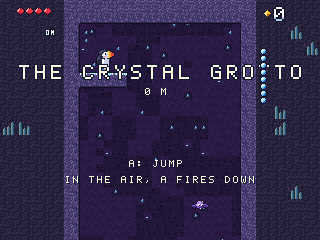
#> input picture games/puffinplunge/docs/screenshots/card.png, 320 x 240 px, found by its file name
$ python make_store_art_board.py
#> lines starting #> are read from the running program, lines starting #| are printed output that depends on the picture; after the words box and inside, x2 and y2 are one past the last pixel; in counts of white or black regions, pixels touching at a corner belong together
#> (the call stopped at in run, `if subprocess.run(cmd, cwd=ROOT, stdout=fh, stderr=subprocess.STDOUT)...`: subprocess is not available in this run)
#> (the call stopped at in build, `sdl_c = subprocess.check_output(["sdl2-config", "--cflags"], text=True..`: subprocess is not available in this run)
### apps/android/tools/make_icon.py
#!/usr/bin/env python3
"""The apps' icons, code-drawn in the house style (docs/art-direction.md): a smooth gold frame (drawn at the icon's
own resolution, never a blown-up small picture) around a tile holding four heroes of the games, 2 x 2, each a 40 x 40
close-up of its launcher card (apps/launcher/cards: the game's pixels) at exactly 5x, so they stay sharp. The free
app: a navy tile; the full app (PROFILE=full): a ruby tile. The heroes: the config's ICON_GAMES (4 game ids).

    make_icon.py --conf apps/android/app.conf --res build/android/free/res [--store dist/android/X-icon-512.png]

Writes the legacy icons (mipmap-*/ic_launcher.png, 48..192 px), the adaptive icon (Android 8+: the tile's colour as
the background and the foreground in mipmap-*/ic_launcher_foreground.png, mipmap-anydpi-v26/ic_launcher.xml) and,
with --store, the 512x512 picture Google Play asks for (store_icon(), also used by make_store_art.py).

RetroStone Board (ICON_STYLE=board in its .conf): the same gold frame around the app's green table, with the white
knight, a die and a card on it, the app's own pictures (--art: knight.png, die.png, card.png, drawn by the app's code:
apps/boardgames/android/icon_art.c, make -f apps/boardgames/Makefile icon-art):

    make_icon.py --conf apps/android/app-board.conf --art build/android/board/icon-art --res build/android/board/res
MIT licence, (c) 2026 Pierre-Louis Boyer (8BCraft).
"""
import argparse
import os
import sys

import numpy as np
from PIL import Image, ImageDraw, ImageFilter

ROOT = os.path.abspath(os.path.join(os.path.dirname(os.path.abspath(__file__)), "..", "..", ".."))
sys.path.insert(0, os.path.join(ROOT, "apps", "launcher", "tools"))
import cards  # noqa: E402  (the launcher cards: the game's pixels at 1x)

NAVY, NAVY_D, FILL = (16, 24, 56), (12, 20, 44), (42, 68, 118)
RUBY, RUBY_FILL = (72, 14, 36), (128, 34, 58)
TABLE = (34, 52, 46)                        # RetroStone Board's table (apps/boardgames/src/shell.c: the dark green)
GOLD_L, GOLD, GOLD_D, OUT = (255, 240, 150), (252, 216, 72), (186, 128, 22), (22, 18, 40)

# each hero's close-up: the top-left corner of a HERO x HERO square in its card (96 x 72, cards.source())
HERO, ZOOM = 40, 5
HEROES = {"beaverrush": (55, 32), "crabcoconut": (8, 32), "duckparade": (20, 22), "frogreach": (13, 2),
          "hedgehoghills": (21, 32), "leadysquid": (25, 8), "molemarbles": (30, 30), "otterrapids": (6, 32),
          "pancaketower": (0, 24), "penguinslalom": (53, 4), "radishrascals": (30, 4), "spiderswing": (33, 32)}

TILE = 480                                  # the framed tile (the store icon: 16 px of the tile's colour around it)
SS = 4                                      # the frame is drawn SS times larger, then smoothed down
CELL, GAP, INSET = HERO * ZOOM, 8, 36       # the heroes' squares: 200 px, 8 px apart, from (36, 36)


# [17 lines left out: functions read_conf, conf_games, not called in this run]


def _rounded(size, box, radius, fill, img=None):
    img = img or Image.new("RGBA", (size * SS, size * SS), (0, 0, 0, 0))
    ImageDraw.Draw(img).rounded_rectangle(tuple(v * SS for v in box), radius * SS, fill=fill)
    return img


def _frame(tile):
    """the gold frame around a tile of one colour, SS times larger (the caller smooths it down)"""
#> called with tile = (34, 52, 46)
    big = None
    # the frame, outside in: an outline, the gold lit from the top left (light) and shaded at the bottom right (dark)
    for box, r, col in (((0, 0, 479, 479), 60, OUT), ((5, 5, 474, 474), 56, GOLD_D), ((5, 5, 468, 468), 56, GOLD),
                        ((10, 10, 463, 463), 52, GOLD_L), ((15, 15, 463, 463), 48, GOLD),
                        ((22, 22, 457, 457), 42, OUT), ((26, 26, 453, 453), 38, tile)):
        big = _rounded(TILE, box, r, col + (255,), big)
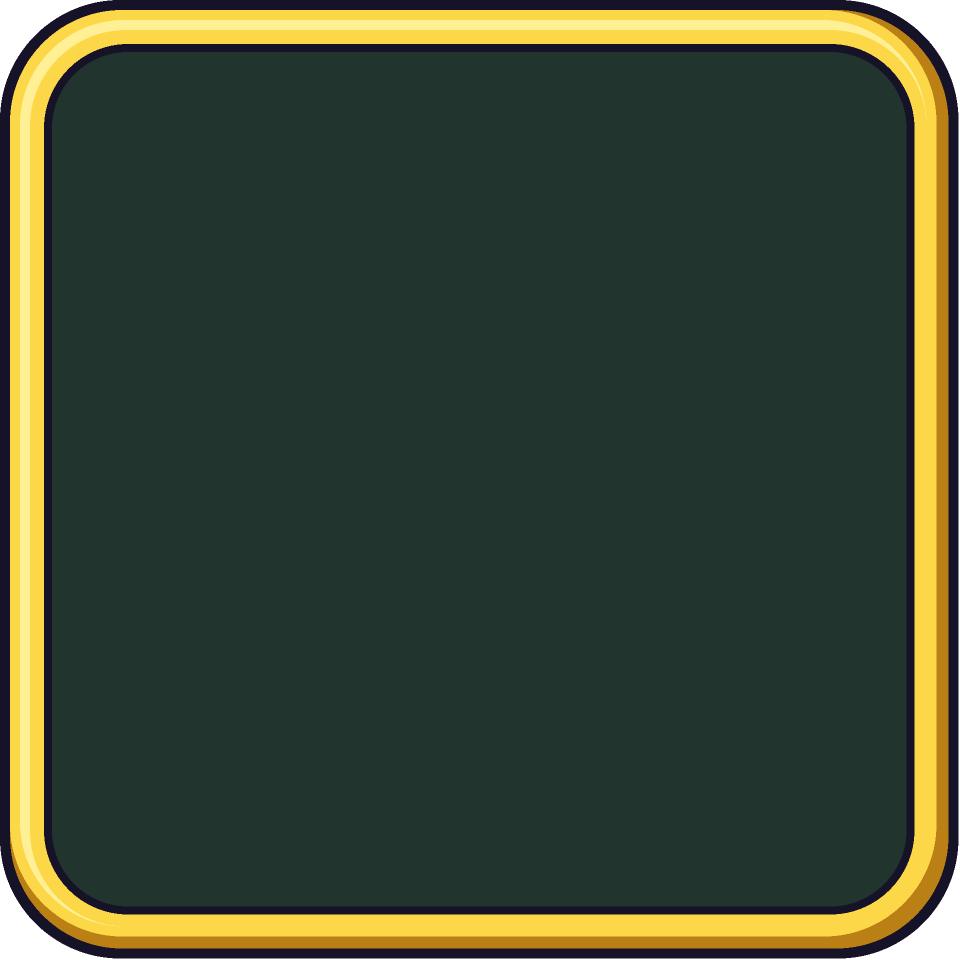
#> big: PIL image 1920x1920 RGBA (shown at 1/2 size); mean R, G, B, A 59, 68.2, 48.4, 250.8; transparent parts drawn white
#> in _rounded (call 8), `img = img or Image.new("RGBA", (size * SS, size * SS), (0, 0, 0, 0))`: img: PIL image 1920x1920 L; every value is 0
#> in _rounded (call 8), `ImageDraw.Draw(img).rounded_rectangle(tuple(v * SS for v in box), radi..`:
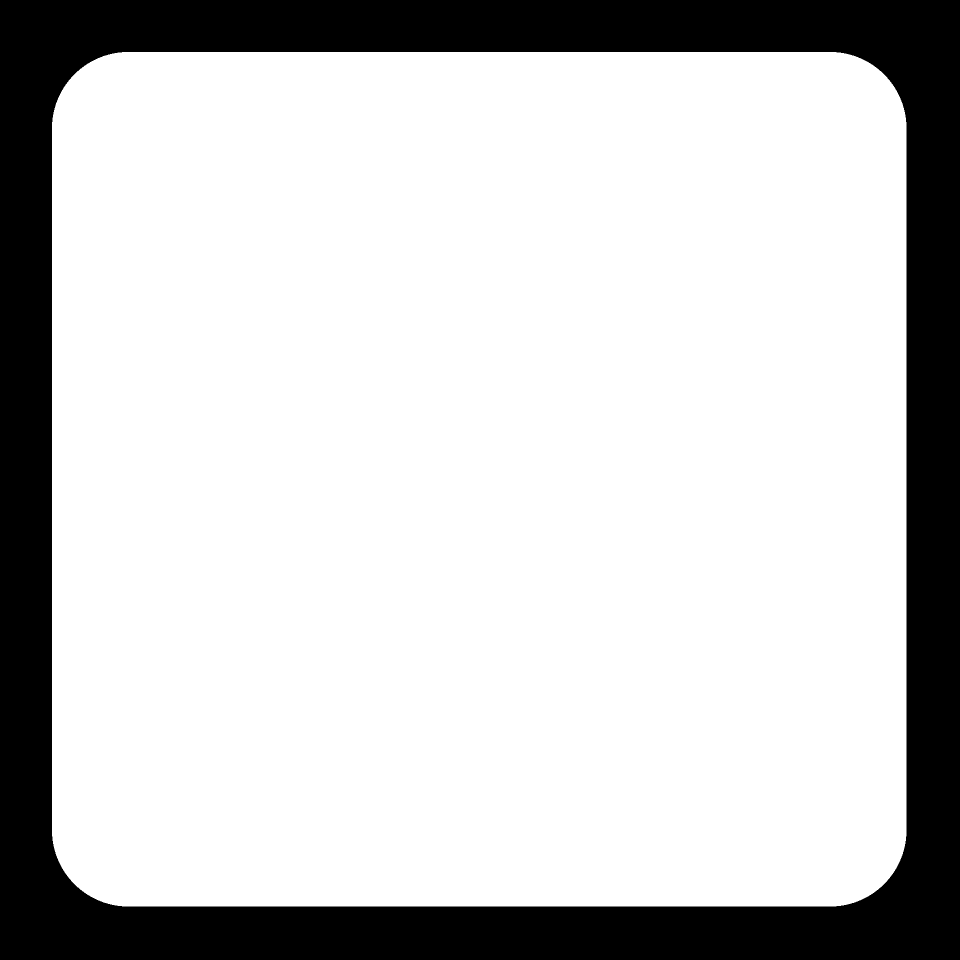
#> img: PIL image 1920x1920 L (shown at 1/2 size); 78.7% white; 1 black region, box (x1, y1, x2, y2) and area: (0, 0, 1920, 1920) 785739
    return big


# [17 lines left out: function tile_icon, not called in this run]


def _shadowed(im, picture, cx, cy, deg=0.0, shadow=0.5):
    """lays picture (RGBA) on im centred at (cx, cy), turned deg degrees, over its soft shadow (the light from the top
    left, as in the app)"""
#> called with cx = 322, cy = 190, deg = -14, shadow = 0.55
    p = picture.rotate(deg, Image.BICUBIC, expand=True) if deg else picture
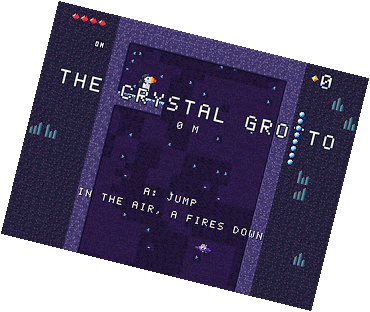
#> p: PIL image 370x312 RGBA; mean R, G, B, A 31.7, 25.8, 48.8, 169.7; transparent parts drawn white
    x, y = int(round(cx - p.width / 2)), int(round(cy - p.height / 2))
#> x = 137; y = 34
    pad = 24
    a = Image.new("L", (p.width + 2 * pad, p.height + 2 * pad), 0)
#> a: PIL image 418x360 L; every value is 0
    a.paste(p.getchannel("A"), (pad, pad))
#> a: PIL image 418x360 L; 51.1% white; 1 black region, box (x1, y1, x2, y2) and area: (0, 0, 418, 360) 73658
    a = a.filter(ImageFilter.GaussianBlur(7)).point(lambda v: int(v * shadow))
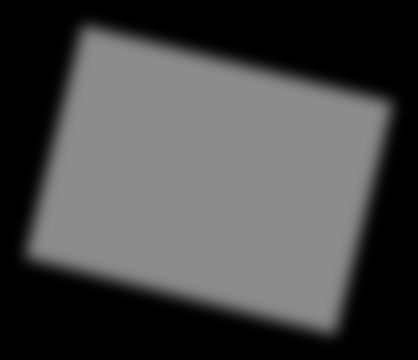
#> a: PIL image 418x360 L; min 0, max 140, mean 71.4
    sh = Image.new("RGBA", a.size, (0, 0, 0, 0))
#> sh: PIL image 418x360 RGBA; every value is 0
    sh.putalpha(a)
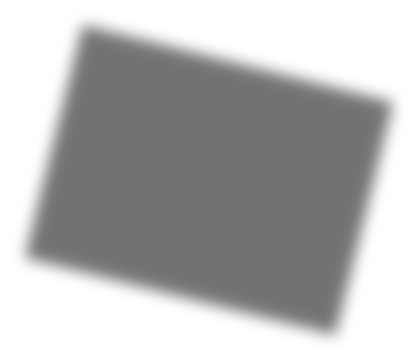
#> sh: PIL image 418x360 RGBA; mean R, G, B, A 0, 0, 0, 71.4; transparent parts drawn white
    layer = Image.new("RGBA", im.size, (0, 0, 0, 0))
#> layer: PIL image 480x480 RGBA; every value is 0
    layer.paste(sh, (x - pad + 7, y - pad + 9))
    im.alpha_composite(layer)
    layer = Image.new("RGBA", im.size, (0, 0, 0, 0))
    layer.paste(p, (x, y))
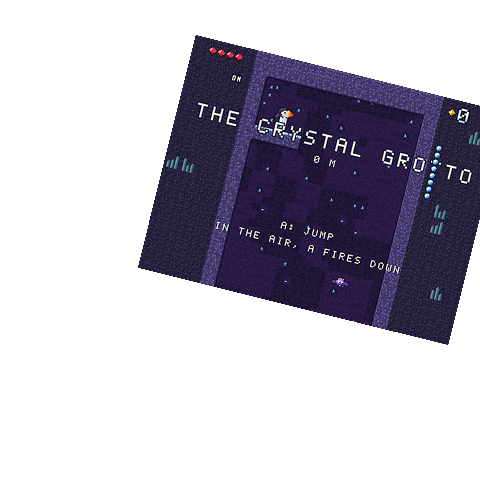
#> layer: PIL image 480x480 RGBA; mean R, G, B, A 15.6, 12.7, 24.1, 83.4; transparent parts drawn white
    im.alpha_composite(layer)
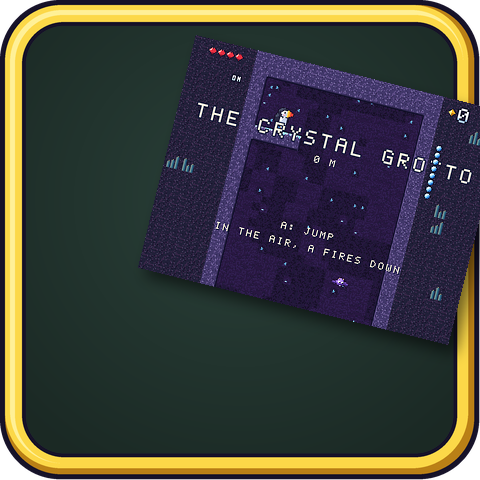
#> im: PIL image 480x480 RGBA; mean R, G, B, A 59.6, 60.5, 55.8, 250.9; transparent parts drawn white


def board_icon(art, die=True):
    """RetroStone Board: TILE x TILE, RGBA. The gold frame around the app's green table (lighter in the middle, as
    the app draws it), on it a card (the ace of hearts), a die and the white knight: the app's own pictures (art: a
    folder with knight.png, die.png, card.png, from apps/boardgames/android/icon_art.c)"""
    im = _frame(TABLE).resize((TILE, TILE), Image.LANCZOS)
    yy, xx = np.mgrid[0:TILE, 0:TILE].astype(np.float32)
    d = np.sqrt((xx - 240) ** 2 + (yy - 200) ** 2) / 300
    k = (1.25 - 0.45 * np.clip(d, 0, 1))[..., None]
    felt = np.clip(np.array(TABLE, np.float32) * k, 0, 255).astype(np.uint8)
    felt = Image.fromarray(np.dstack([felt, np.full((TILE, TILE), 255, np.uint8)]), "RGBA")
    mask = _rounded(TILE, (26, 26, 453, 453), 38, 255, Image.new("L", (TILE * SS, TILE * SS), 0))
    im.paste(felt, (0, 0), mask.resize((TILE, TILE), Image.LANCZOS))
#> (the run stopped early here; a loop or call above may not have finished)

$ run again, with games/puffinplunge/docs/screenshots/play-520.png copied over games/puffinplunge/docs/screenshots/card.png
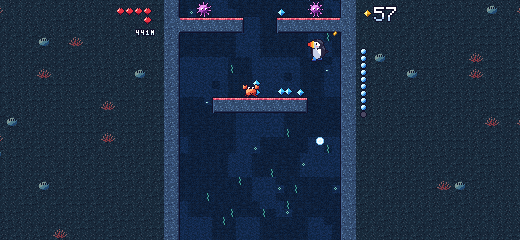
#> input picture games/puffinplunge/docs/screenshots/play-520.png, 520 x 240 px, found by its file name
#> in _shadowed, `a.paste(p.getchannel("A"), (pad, pad))`:
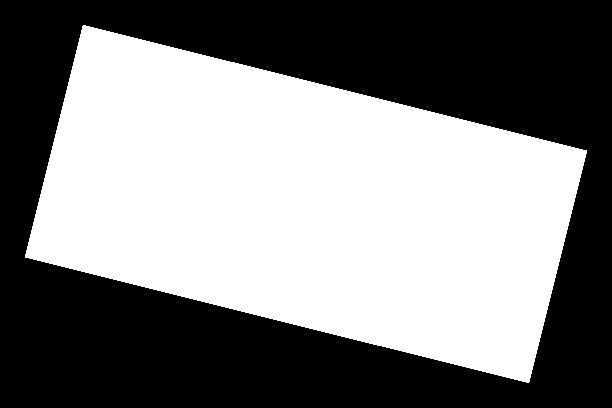
#> a: PIL image 612x408 L; 50% white; 1 white region, box (x1, y1, x2, y2) and area: (25, 25, 587, 383) 124782
#> in _shadowed, `im.alpha_composite(layer)`:
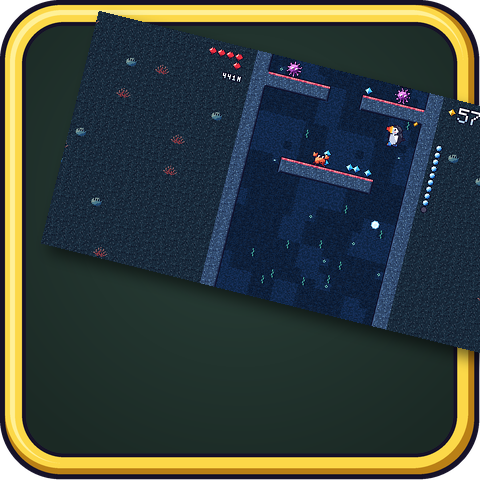
#> im: PIL image 480x480 RGBA; mean R, G, B, A 51.5, 61.1, 56.7, 251; transparent parts drawn white

$ run again, with games/puffinplunge/docs/screenshots/shop-tall.png copied over games/puffinplunge/docs/screenshots/card.png
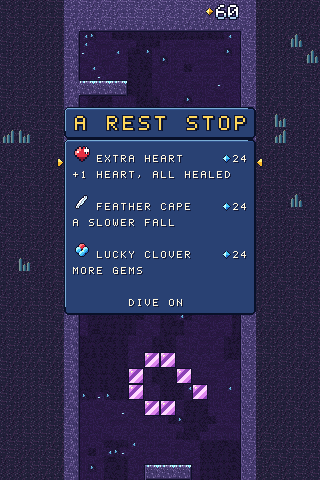
#> input picture games/puffinplunge/docs/screenshots/shop-tall.png, 320 x 480 px, found by its file name
#> in _shadowed, `a.paste(p.getchannel("A"), (pad, pad))`:
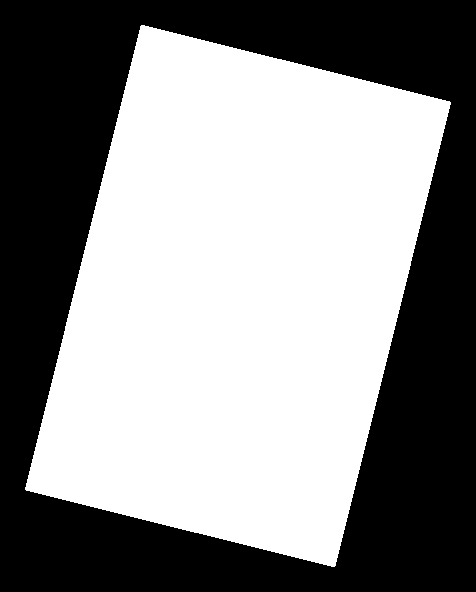
#> a: PIL image 476x592 L; 54.5% white; 1 black region, box (x1, y1, x2, y2) and area: (0, 0, 476, 592) 128202
#> in _shadowed, `im.alpha_composite(layer)`:
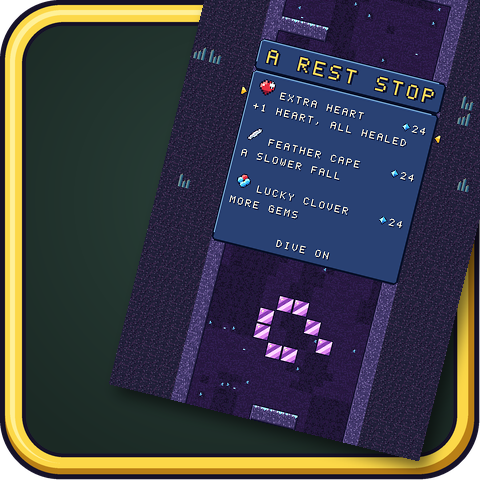
#> im: PIL image 480x480 RGBA; mean R, G, B, A 57.2, 58.1, 67.8, 251.8; transparent parts drawn white
